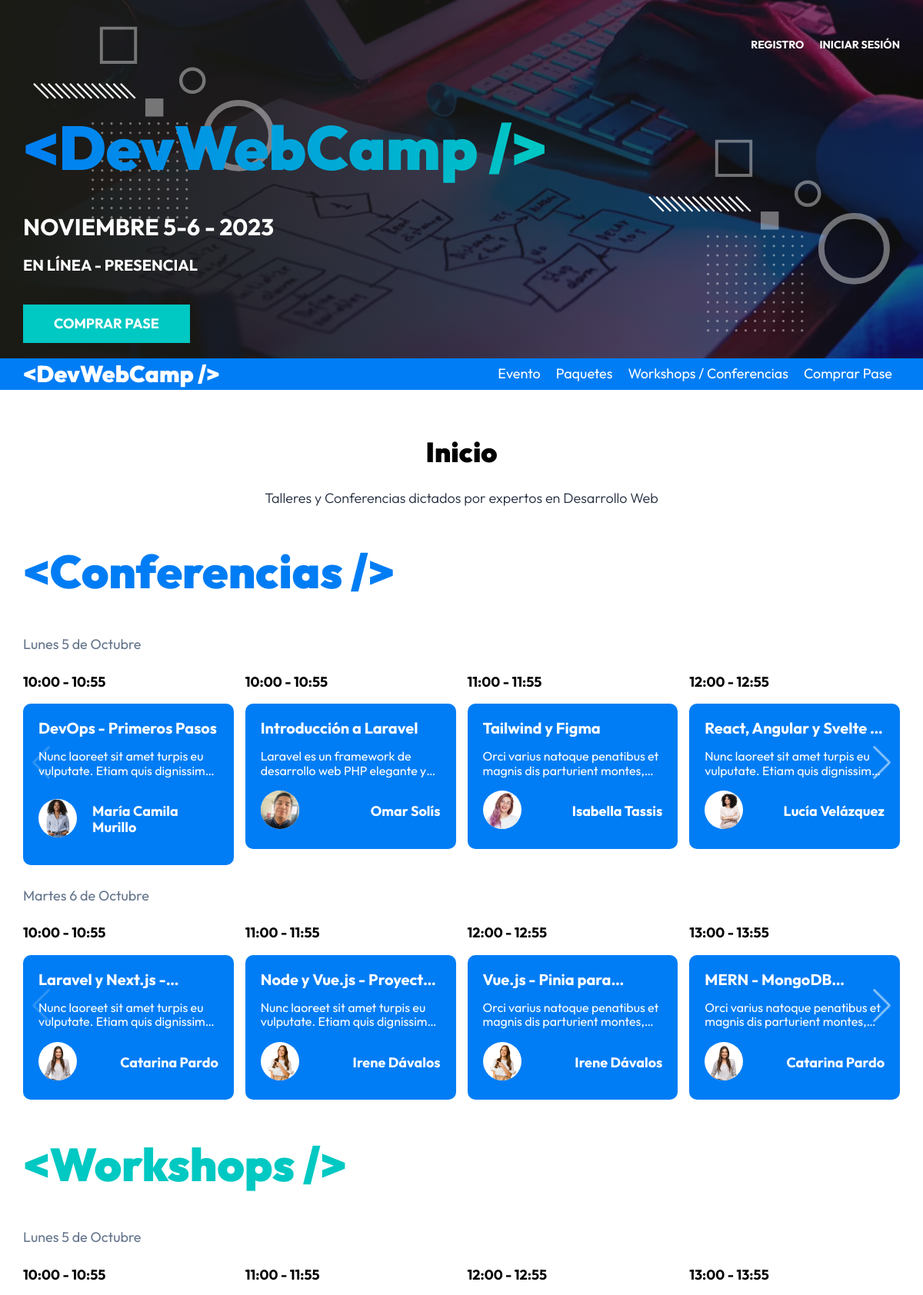
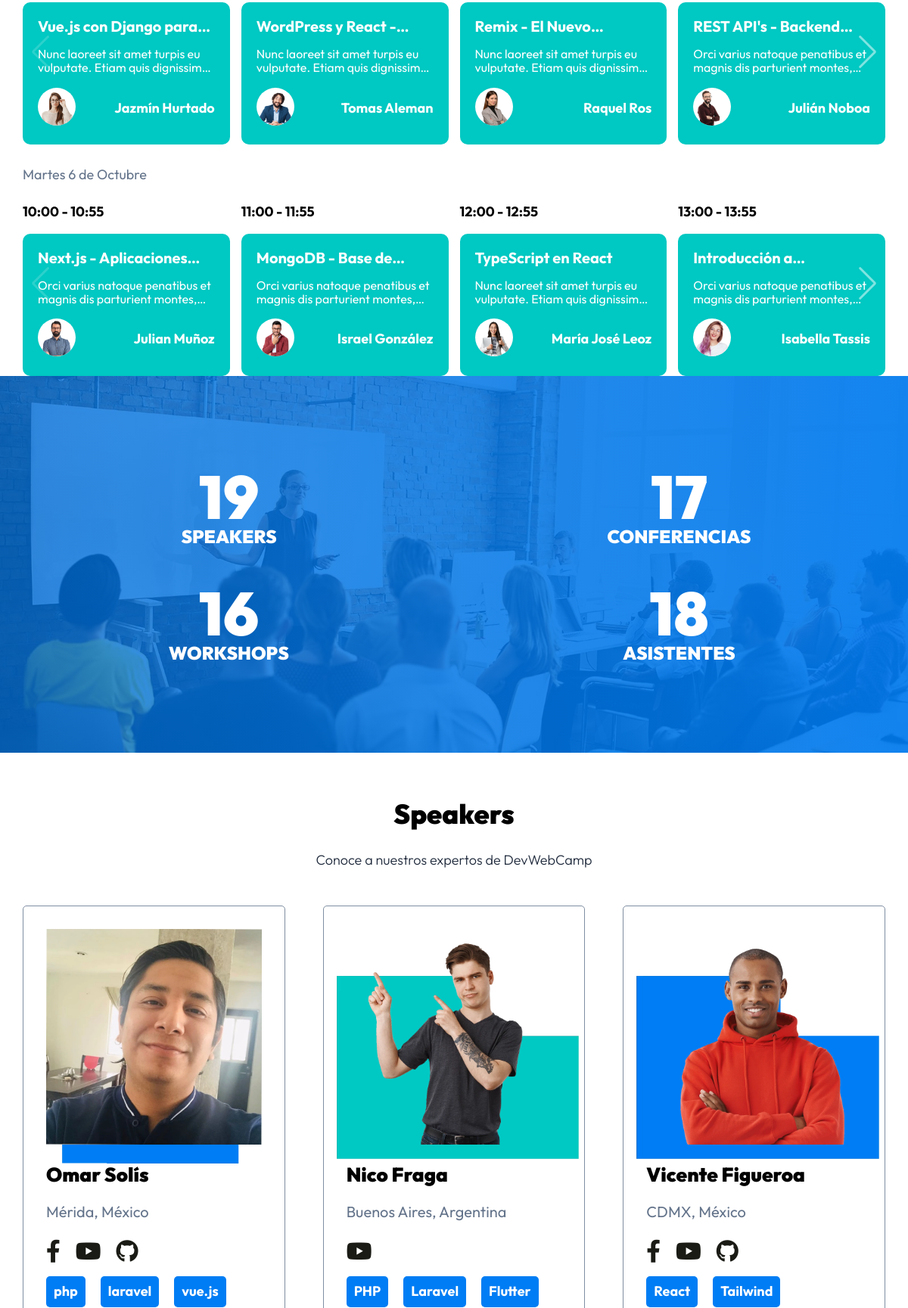
The page / (upper part) on the database its author committed (2 pictures, top to bottom).
### tables this page shows
CREATE TABLE `eventos` (
  `id` int NOT NULL AUTO_INCREMENT,
  `nombre` varchar(120) DEFAULT NULL,
  `descripcion` text,
  `disponibles` int DEFAULT NULL,
  `categoria_id` int NOT NULL,
  `dia_id` int NOT NULL,
  `hora_id` int NOT NULL,
  `ponente_id` int NOT NULL,
  PRIMARY KEY (`id`),
  KEY `fk_eventos_categorias_idx` (`categoria_id`),
  KEY `fk_eventos_dias1_idx` (`dia_id`),
  KEY `fk_eventos_horas1_idx` (`hora_id`),
  KEY `fk_eventos_ponentes1_idx` (`ponente_id`),
  CONSTRAINT `fk_eventos_categorias` FOREIGN KEY (`categoria_id`) REFERENCES `categorias` (`id`),
  CONSTRAINT `fk_eventos_dias1` FOREIGN KEY (`dia_id`) REFERENCES `dias` (`id`),
  CONSTRAINT `fk_eventos_horas1` FOREIGN KEY (`hora_id`) REFERENCES `horas` (`id`),
  CONSTRAINT `fk_eventos_ponentes1` FOREIGN KEY (`ponente_id`) REFERENCES `ponentes` (`id`)
);

CREATE TABLE `horas` (
  `id` int NOT NULL AUTO_INCREMENT,
  `hora` varchar(13) DEFAULT NULL,
  PRIMARY KEY (`id`)
);

CREATE TABLE `ponentes` (
  `id` int NOT NULL AUTO_INCREMENT,
  `nombre` varchar(40) DEFAULT NULL,
  `apellido` varchar(40) DEFAULT NULL,
  `ciudad` varchar(20) DEFAULT NULL,
  `pais` varchar(20) DEFAULT NULL,
  `imagen` varchar(32) DEFAULT NULL,
  `tags` varchar(120) DEFAULT NULL,
  `redes` text,
  PRIMARY KEY (`id`)
);

### controllers/PaginasController.php (called while the page is built, shortened)
<?php
class PaginasController
{
    public static function index(Router $router)
    {
        $eventos = Evento::ordenar('hora_id','ASC');
        $eventos_formateados = [];
        foreach($eventos as $evento){
            $evento->categoria = Categoria::find($evento->categoria_id);
            $evento->dia = Dia::find($evento->dia_id);
            $evento->hora = Hora::find($evento->hora_id);
            $evento->ponente = Ponente::find($evento->ponente_id);
            if($evento->dia_id === "1" & $evento->categoria_id === "1"){
                $eventos_formateados['conferencias_l'][] = $evento;
            }
            if($evento->dia_id === "2" & $evento->categoria_id === "1"){
                $eventos_formateados['conferencias_m'][] = $evento;
            }
            if($evento->dia_id === "1" & $evento->categoria_id === "2"){
                $eventos_formateados['workshops_l'][] = $evento;
            }
            if($evento->dia_id === "2" & $evento->categoria_id === "2"){
                $eventos_formateados['workshops_m'][] = $evento;
            }
        }
        $ponentes_total = Ponente::total();
        $conferencias_total = Evento::total('categoria_id', 1);
        $workshops_total = Evento::total('categoria_id', 2);
        $ponentes = Ponente::all();
        $router->render('paginas/index',[
            'titulo' => 'Inicio',
            'eventos' => $eventos_formateados,
            'ponentes_total' => $ponentes_total,
            'conferencias_total' => $conferencias_total,
            'workshops_total' => $workshops_total,
            'ponentes' => $ponentes
        ]);
    }
}

### public/index.php (called while the page is built, shortened)
<?php
$router = new Router();
$router->get('/login', [AuthController::class, 'login']);
$router->post('/login', [AuthController::class, 'login']);
$router->post('/logout', [AuthController::class, 'logout']);
$router->get('/registro', [AuthController::class, 'registro']);
$router->post('/registro', [AuthController::class, 'registro']);
$router->get('/olvide', [AuthController::class, 'olvide']);
$router->post('/olvide', [AuthController::class, 'olvide']);
$router->get('/reestablecer', [AuthController::class, 'reestablecer']);
$router->post('/reestablecer', [AuthController::class, 'reestablecer']);
$router->get('/mensaje', [AuthController::class, 'mensaje']);
$router->get('/confirmar-cuenta', [AuthController::class, 'confirmar']);
$router->get('/admin/dashboard', [DashboardController::class, 'index']);
$router->get('/admin/ponentes', [PonentesController::class, 'index']);
$router->get('/admin/ponentes/crear', [PonentesController::class, 'crear']);
$router->post('/admin/ponentes/crear', [PonentesController::class, 'crear']);
$router->post('/admin/ponentes/editar', [PonentesController::class, 'editar']);
$router->get('/admin/ponentes/editar', [PonentesController::class, 'editar']);
$router->post('/admin/ponentes/eliminar', [PonentesController::class, 'eliminar']);
$router->get('/admin/eventos', [EventosController::class, 'index']);
$router->get('/admin/eventos/crear', [EventosController::class, 'crear']);
$router->post('/admin/eventos/crear', [EventosController::class, 'crear']);
$router->get('/admin/eventos/editar', [EventosController::class, 'editar']);
$router->post('/admin/eventos/editar', [EventosController::class, 'editar']);
$router->post('/admin/eventos/eliminar', [EventosController::class, 'eliminar']);
$router->get('/api/eventos-horario', [APIEventos::class, 'index']);
$router->get('/api/ponentes', [APIPonentes::class, 'index']);
$router->get('/api/ponente', [APIPonentes::class, 'ponente']);
$router->get('/admin/registrados', [RegistradosController::class, 'index']);
$router->get('/admin/regalos', [RegalosController::class, 'index']);
$router->get('/finalizar-registro', [RegistroController::class, 'crear']);
$router->post('/finalizar-registro/gratis', [RegistroController::class, 'gratis']);
$router->post('/finalizar-registro/pagar', [RegistroController::class, 'pagar']);
$router->get('/boleto', [RegistroController::class, 'boleto']);
$router->get('/', [PaginasController::class, 'index']);
$router->get('/devwebcamp', [PaginasController::class, 'evento']);
$router->get('/paquetes', [PaginasController::class, 'paquetes']);
$router->get('/workshops', [PaginasController::class, 'conferencias']);
$router->get('/404', [PaginasController::class, 'error']);
$router->comprobarRutas();

### models/ActiveRecord.php (called while the page is built, shortened)
<?php
class ActiveRecord {
    protected static $db;
    protected static $tabla = '';
    public static function setDB($database) {
        self::$db = $database;
    }
    public static function consultarSQL($query) {
        $resultado = self::$db->query($query);
        $array = [];
        while($registro = $resultado->fetch_assoc()) {
            $array[] = static::crearObjeto($registro);
        }
        return $array;
    }
    protected static function crearObjeto($registro) {
        $objeto = new static;
        foreach($registro as $key => $value ) {
            if(property_exists( $objeto, $key  )) {
                $objeto->$key = $value;
            }
        }
        return $objeto;
    }
    public static function all($orden = 'DESC') {
        $query = "SELECT * FROM " . static::$tabla . " ORDER BY id {$orden}";
        $resultado = self::consultarSQL($query);
        return $resultado;
    }
    public static function find($id) {
        $query = "SELECT * FROM " . static::$tabla  ." WHERE id = {$id}";
        $resultado = self::consultarSQL($query);
        return array_shift( $resultado ) ;
    }
    public static function total($columna = '', $valor ='')
    {
        $query = "SELECT COUNT(*) FROM " . static::$tabla;
        if($columna){
            $query .= " WHERE {$columna} = {$valor}";
        }
        $resultado = self::$db->query($query);
        $total = $resultado->fetch_array();
        return array_shift($total);
    }
    public static function ordenar($columna, $orden){
        $query = "SELECT * FROM " . static::$tabla . " ORDER BY {$columna}  {$orden} ";
        $resultado = self::consultarSQL($query);
        return $resultado;
    }
}

### views/templates/evento.php (the view)
<div class="evento swiper-slide">
                        <p class="evento__hora"><?php echo $evento->hora->hora;?></p>
                        <div class="evento__informacion">
                            <h4 class="evento__nombre">
                            <?php echo $evento->nombre;?>
                            </h4>
                            <p class="evento__introduccion"><?php echo $evento->descripcion;?></p>
                            <div class="evento__autor-info">
                                <picture>
                                    <source srcset="<?php echo $_ENV['HOST'] . '/img/speakers/' . $evento->ponente->imagen; ?>.webp" type="image/webp">
                                    <source srcset="<?php echo $_ENV['HOST'] . '/img/speakers/' . $evento->ponente->imagen; ?>.png" type="image/png">
                                    <img class="evento__imagen-autor" loading="lazy" width="200" height="300" src="<?php echo $_ENV['HOST'] . '/img/speakers/' . $evento->ponente->imagen; ?>.png" alt="Imagen Ponente">
                                </picture>
                                <p class="evento__autor-nombre">
                                <?php echo $evento->ponente->nombre . " " . $evento->ponente->apellido ;?>
                                </p>
                            </div>
                        </div>
</div>

### views/paginas/conferencias.php (shortened to what this page needs)
<main class="agenda">
    <h2 class="agenda__heading"><?php echo $titulo; ?></h2>
    <p class="agenda__descripcion">Talleres y Conferencias dictados por expertos en Desarrollo Web</p>
    <div class="eventos">
        <h3 class="eventos__heading">&lt;Conferencias /></h3>
        <p class="eventos__fecha">Lunes 5 de Octubre</p>
        <div class="eventos__listado slider swiper">
            <div class="swiper-wrapper">
                <?php foreach($eventos['conferencias_l'] as $evento) { ?>
                    <?php include __DIR__ . '../../templates/evento.php';?>
                <?php  }?>
            </div>
            <div class="swiper-button-next"></div>
        </div>
        <p class="eventos__fecha">Martes 6 de Octubre</p>
        <div class="eventos__listado slider swiper">
            <div class="swiper-wrapper">
                <?php foreach($eventos['conferencias_m'] as $evento) { ?>
                    <?php include __DIR__ . '../../templates/evento.php';?>
                <?php  }?>
            </div>
            <div class="swiper-button-next"></div>
        </div>
    </div>
    <div class="eventos eventos--workshops">
        <h3 class="eventos__heading">&lt;Workshops /></h3>
        <p class="eventos__fecha">Lunes 5 de Octubre</p>
        <div class="eventos__listado slider swiper">
            <div class="swiper-wrapper">
                <?php foreach($eventos['workshops_l'] as $evento) { ?>
                    <?php include __DIR__ . '../../templates/evento.php';?>
                <?php  }?>
            </div>
            <div class="swiper-button-next"></div>
        </div>
        <p class="eventos__fecha">Martes 6 de Octubre</p>
        <div class="eventos__listado slider swiper">
            <div class="swiper-wrapper">
                <?php foreach($eventos['workshops_m'] as $evento) { ?>
                    <?php include __DIR__ . '../../templates/evento.php';?>
                <?php  }?>
            </div>
            <div class="swiper-button-next"></div>
        </div>
    </div>
</main>

### views/paginas/index.php (shortened to what this page needs)
<?php  include_once __DIR__ . '/conferencias.php';?>
<section class="resumen">
    <div class="resumen__grid">
        <div <?php aos_animation(); ?> class="resumen__bloque">
            <p class="resumen__texto resumen__texto--numero"><?php echo $ponentes_total; ?></p>
            <p class="resumen__texto">Speakers</p>
        </div>
        <div class="resumen__bloque" <?php aos_animation(); ?>>
            <p class="resumen__texto resumen__texto--numero"><?php echo $conferencias_total; ?></p>
            <p class="resumen__texto">Conferencias</p>
        </div>
        <div class="resumen__bloque" <?php aos_animation(); ?>>
            <p class="resumen__texto resumen__texto--numero"><?php echo $workshops_total; ?></p>
            <p class="resumen__texto">Workshops</p>
        </div>
        <div class="resumen__bloque" <?php aos_animation(); ?>>
            <p class="resumen__texto resumen__texto--numero">18</p>
            <p class="resumen__texto">Asistentes</p>
        </div>
    </div>
</section>
<section class="speakers">
    <h2 class="speakers__heading">Speakers</h2>
    <p class="speakers__descripcion">Conoce a nuestros expertos de DevWebCamp</p>
    <div class="speakers__grid">
        <?php foreach ($ponentes as $ponente ) {?>
            <div <?php aos_animation(); ?> class="speaker" >
            <picture>
                <source srcset="/img/speakers/<?php echo $ponente->imagen ?>.webp" type="image/webp">
                <source srcset="/img/speakers/<?php echo $ponente->imagen ?>.png" type="image/png">
                <img class="speaker__imagen" width="200" height="300" src="/img/speakers/<?php echo $ponente->imagen ?>.png" alt="Imagen Ponente">
            </picture>
            <div class="speaker__informacion">
                <h4 class="speaker__nombre"><?php echo $ponente->nombre . ' ' . $ponente->apellido; ?></h4>
                <p class="speaker__ubicacion">
                <?php echo $ponente->ciudad . ', ' . $ponente->pais; ?>
                </p>
                <nav class="speaker-sociales">
                    <?php
                    $redes = json_decode($ponente->redes);
                    ?>
                    <?php if(!empty($redes->facebook)){ ?>
                    <a class="speaker-sociales__enlace" rel="noopener noreferrer" target="_blank" href="<?php echo $redes->facebook; ?>">
                    </a>
                    <?php } ?>
                    <?php if(!empty($redes->youtube)){ ?>
                    <a class="speaker-sociales__enlace" rel="noopener noreferrer" target="_blank" href="<?php echo $redes->youtube; ?>">
                    </a>
                    <?php } ?>
                    <?php if(!empty($redes->github)){ ?>
                    <a class="speaker-sociales__enlace" rel="noopener noreferrer" target="_blank" href="<?php echo $redes->github; ?>">
                    </a>
                    <?php } ?>
                </nav>
                <ul class="speaker__listado-skills">
                    <?php
                    $tags = explode(',',$ponente->tags);
                    foreach ($tags as $tag){?>
                        <li class="speaker__skills"><?php echo $tag; ?></li>
                    <?php }?>
                </ul>
            </div>
            </div>
        <?php }?>
    </div>
</section>

### rows shown on the page
eventos: hora.hora "10:00 - 10:55", nombre "DevOps - Primeros Pasos", descripcion "Nunc laoreet sit amet turpis eu vulputate. Etiam quis…", ponente.imagen (picture), ponente.nombre "María Camila", ponente.apellido "Murillo"
eventos: hora.hora "10:00 - 10:55", nombre "Introducción a Laravel", descripcion "Laravel es un framework de desarrollo web PHP elegante…", ponente.imagen (picture), ponente.nombre "Omar", ponente.apellido "Solís"
eventos: hora.hora "11:00 - 11:55", nombre "Tailwind y Figma", descripcion "Orci varius natoque penatibus et magnis dis parturient…", ponente.imagen (picture), ponente.nombre "Isabella", ponente.apellido "Tassis"
eventos: hora.hora "12:00 - 12:55", nombre "React, Angular y Svelte…", descripcion "Nunc laoreet sit amet turpis eu vulputate. Etiam quis…", ponente.imagen (picture), ponente.nombre "Lucía", ponente.apellido "Velázquez"
eventos: hora.hora "10:00 - 10:55", nombre "Laravel y Next.js…", descripcion "Nunc laoreet sit amet turpis eu vulputate. Etiam quis…", ponente.imagen (picture), ponente.nombre "Catarina", ponente.apellido "Pardo"
eventos: hora.hora "11:00 - 11:55", nombre "Node y Vue.js -…", descripcion "Nunc laoreet sit amet turpis eu vulputate. Etiam quis…", ponente.imagen (picture), ponente.nombre "Irene", ponente.apellido "Dávalos"
eventos: hora.hora "12:00 - 12:55", nombre "Vue.js - Pinia…", descripcion "Orci varius natoque penatibus et magnis dis parturient…", ponente.imagen (picture), ponente.nombre "Irene", ponente.apellido "Dávalos"
eventos: hora.hora "13:00 - 13:55", nombre "MERN -…", descripcion "Orci varius natoque penatibus et magnis dis parturient…", ponente.imagen (picture), ponente.nombre "Catarina", ponente.apellido "Pardo"
eventos: hora.hora "10:00 - 10:55", nombre "Vue.js con Django…", descripcion "Nunc laoreet sit amet turpis eu vulputate. Etiam quis…", ponente.imagen (picture), ponente.nombre "Jazmín", ponente.apellido "Hurtado"
eventos: hora.hora "11:00 - 11:55", nombre "WordPress y React…", descripcion "Nunc laoreet sit amet turpis eu vulputate. Etiam quis…", ponente.imagen (picture), ponente.nombre "Tomas", ponente.apellido "Aleman"
eventos: hora.hora "12:00 - 12:55", nombre "Remix - El…", descripcion "Nunc laoreet sit amet turpis eu vulputate. Etiam quis…", ponente.imagen (picture), ponente.nombre "Raquel", ponente.apellido "Ros"
eventos: hora.hora "13:00 - 13:55", nombre "REST API's -…", descripcion "Orci varius natoque penatibus et magnis dis parturient…", ponente.imagen (picture), ponente.nombre "Julián", ponente.apellido "Noboa"
eventos: hora.hora "10:00 - 10:55", nombre "Next.js -…", descripcion "Orci varius natoque penatibus et magnis dis parturient…", ponente.imagen (picture), ponente.nombre "Julian", ponente.apellido "Muñoz"
eventos: hora.hora "11:00 - 11:55", nombre "MongoDB - Base…", descripcion "Orci varius natoque penatibus et magnis dis parturient…", ponente.imagen (picture), ponente.nombre "Israel", ponente.apellido "González"
eventos: hora.hora "12:00 - 12:55", nombre "TypeScript en React", descripcion "Nunc laoreet sit amet turpis eu vulputate. Etiam quis…", ponente.imagen (picture), ponente.nombre "María José", ponente.apellido "Leoz"
eventos: hora.hora "13:00 - 13:55", nombre "Introducción…", descripcion "Orci varius natoque penatibus et magnis dis parturient…", ponente.imagen (picture), ponente.nombre "Isabella", ponente.apellido "Tassis"
ponentes: shows a picture, imagen (picture), nombre "Omar", apellido "Solís", ciudad "Mérida", pais "México", tags "php", tags "laravel", tags "vue.js"
ponentes: shows a picture, imagen (picture), nombre "Nico", apellido "Fraga", ciudad "Buenos Aires", pais "Argentina", tags "PHP", tags "Laravel", tags "Flutter"
ponentes: shows a picture, imagen (picture), nombre "Vicente", apellido "Figueroa", ciudad "CDMX", pais "México", tags "React", tags "Tailwind"

### other values the page prints
$titulo "Inicio"
$ponentes_total "19"
$conferencias_total "17"
$workshops_total "16"
